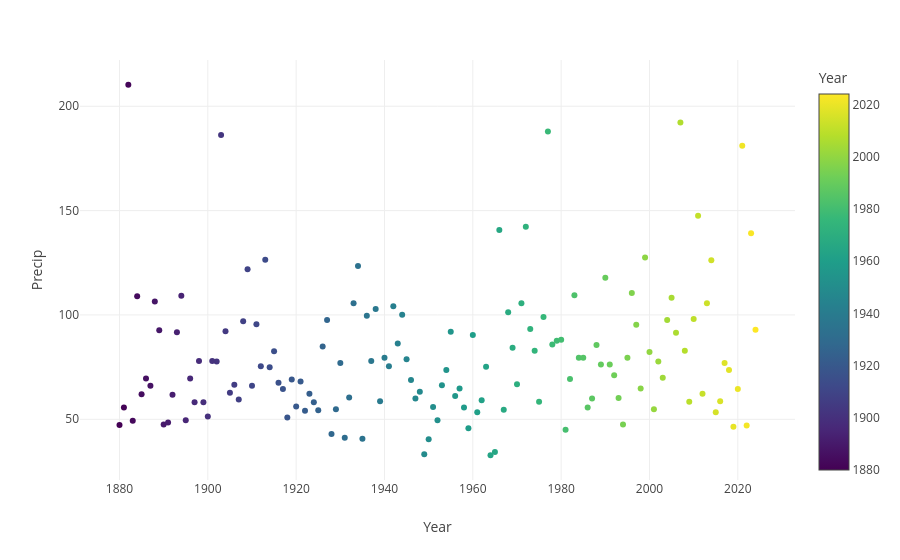

Notebook code for this chart:
### Code cell
px.scatter(annual_max, x='Year', y='Precip', color='Year', template='none')

### Figure 1 — Plotly figure (JSON) as saved in the notebook; plotly's stock layout.template omitted (floating-point values rounded to 4 significant figures; data arrays with more than 128 entries replaced by an {"elided": "..."} marker saying what was removed)
{"data": [{"hovertemplate": "Year=%{marker.color}<br>Precip=%{y}<extra></extra>", "legendgroup": "", "marker": {"color": {"elided": "145 int values"}, "coloraxis": "coloraxis", "symbol": "circle"}, "mode": "markers", "name": "", "orientation": "v", "showlegend": false, "type": "scatter", "x": {"elided": "145 int values"}, "xaxis": "x", "y": {"elided": "145 float values"}, "yaxis": "y"}], "layout": {"coloraxis": {"colorbar": {"title": {"text": "Year"}}, "colorscale": [[0, "#440154"], [0.1111, "#482878"], [0.2222, "#3e4989"], [0.3333, "#31688e"], [0.4444, "#26828e"], [0.5556, "#1f9e89"], [0.6667, "#35b779"], [0.7778, "#6ece58"], [0.8889, "#b5de2b"], [1, "#fde725"]]}, "legend": {"tracegroupgap": 0}, "margin": {"t": 60}, "xaxis": {"anchor": "y", "domain": [0, 1], "title": {"text": "Year"}}, "yaxis": {"anchor": "x", "domain": [0, 1], "title": {"text": "Precip"}}}}
